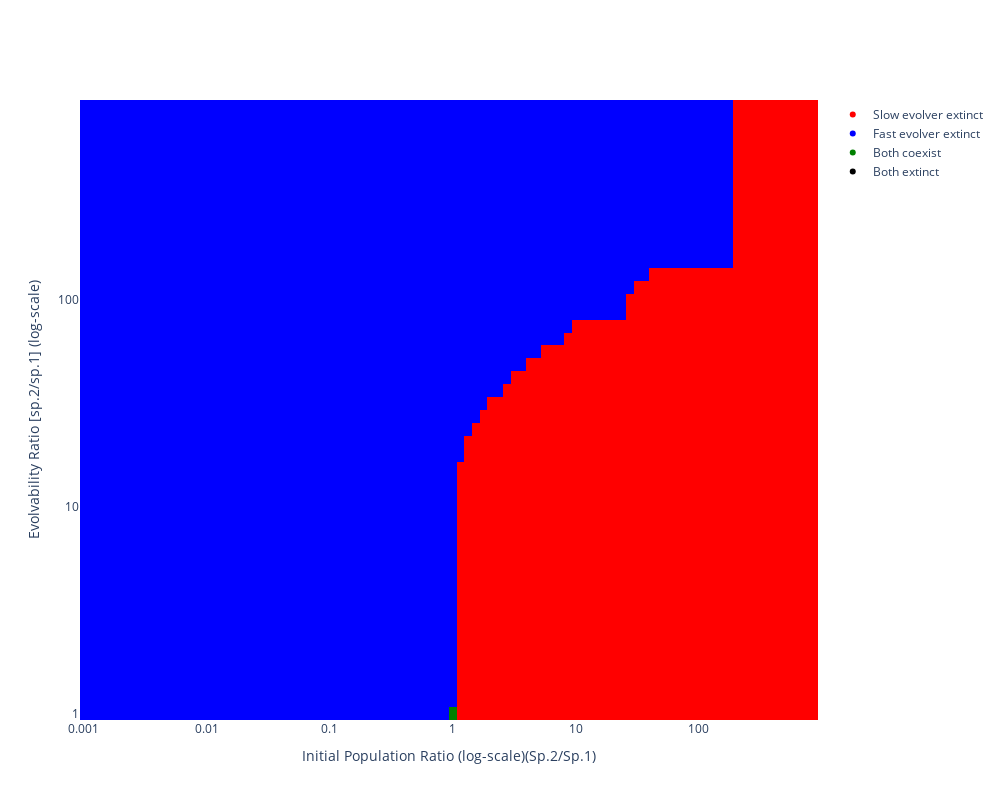

Notebook code for this chart:
### Code cell
def plot_2d_sensitivity_analysis_initial_pop_vs_evolvability(N2_N1_ratios, V_A2_V_A1_ratios, final_outcomes_matrix):
    color_map = {
        "sp 2 (high-genetic-var) wins, sp 1 (low-genetic-var) extinct": 0,
        "sp 1 (low-genetic-var) wins, sp 2 (high-genetic-var) extinct": 1,
        "both extinct": 2,
        "both coexist": 3
    }

    reverse_color_map = {v: k for k, v in color_map.items()}

    # Convert the final outcomes to numerical values
    numerical_matrix = np.vectorize(color_map.get)(final_outcomes_matrix)

    # Create the heatmap
    heatmap = go.Heatmap(
        z=numerical_matrix.T,  # Transpose the matrix to match the correct axis
        x=N2_N1_ratios,
        y=V_A2_V_A1_ratios,
        colorscale=[[0, 'red'], [1/3, 'blue'], [2/3, 'black'], [1, 'green']],
        showscale = False,
        colorbar=dict(
            tickvals=[0, 1, 2, 3],
            ticktext=list(color_map.keys()),
        )
    )

    fig = go.Figure(data=[heatmap])

    legend_labels = [
        ("Slow evolver extinct", 'red'),
        ("Fast evolver extinct", 'blue'),
        ('Both coexist', 'green'),
        ('Both extinct', 'black')
    ]

    for label, color in legend_labels:
        fig.add_trace(go.Scatter(
            x=[None], y=[None], mode='markers',
            marker=dict(color=color),
            showlegend=True,
            name=label
        ))



    fig.update_layout(
        xaxis=dict(
            title='Initial Population Ratio (log-scale)(Sp.2/Sp.1)',
            type='log',
            tickvals=[0.001, 0.01, 0.1, 1, 10, 100, 1000, 10000],
            ticktext=["0.001", "0.01", "0.1", "1", "10", "100", "1000"]
        ),
        yaxis=dict(
            title='Evolvability Ratio [sp.2/sp.1] (log-scale)',
            type='log',
            tickvals=[1, 10, 100, 1000],
            ticktext=['1', '10', '100', '1000']
        ),
        template='plotly',
        width=1000,
        height=800,

 
    )
    

    pio.show(fig)

def generate_parameters_with_varied_parameters(N2_N1_ratios, V_A2_V_A1_ratios):
    parameters_list = []
    for N2_N1 in N2_N1_ratios:
        for V_A2_V_A1 in V_A2_V_A1_ratios:
            parameters_dict = Parameters_for_Analysis(base_parameters=base_parameters, V_A1=0.01, V_A2=0.01).__dict__.copy()
            parameters_dict['initial_population_species_2'] = parameters_dict['initial_population_species_1'] * N2_N1
            parameters_dict['V_A2'] = parameters_dict['V_A1'] * V_A2_V_A1
            parameters = Parameters_for_Analysis(base_parameters=base_parameters, **parameters_dict)
            parameters_list.append(parameters)
    return parameters_list

def run_sensitivity_analysis(parameters_list):
    final_outcomes_list = []
    for parameters in parameters_list:
        final_outcome_instance = run_simulation_and_get_outcome_instance(parameters)
        final_outcomes_list.append(final_outcome_instance.outcome)
    return final_outcomes_list

def main():
    N2_N1_powers = np.arange(-3, 3, 0.0625)
    V_A2_V_A1_powers = np.arange(0, 3, 0.0625)
    
    N2_N1_ratios = np.power(10.0, N2_N1_powers)
    V_A2_V_A1_ratios = np.power(10.0, V_A2_V_A1_powers)
    
    parameters_list = generate_parameters_with_varied_parameters(N2_N1_ratios, V_A2_V_A1_ratios)
    final_outcomes_list = run_sensitivity_analysis(parameters_list)
    
    final_outcomes_matrix = np.array(final_outcomes_list).reshape(len(N2_N1_ratios), len(V_A2_V_A1_ratios))
    
    plot_2d_sensitivity_analysis_initial_pop_vs_evolvability(N2_N1_ratios, V_A2_V_A1_ratios, final_outcomes_matrix)

if __name__ == "__main__":
    main()

### Figure 1 — Plotly figure (JSON) as saved in the notebook; plotly's stock layout.template omitted (floating-point values rounded to 4 significant figures; data arrays with more than 128 entries replaced by an {"elided": "..."} marker saying what was removed)
{"data": [{"colorbar": {"ticktext": ["sp 2 (high-genetic-var) wins, sp 1 (low-genetic-var) extinct", "sp 1 (low-genetic-var) wins, sp 2 (high-genetic-var) extinct", "both extinct", "both coexist"], "tickvals": [0, 1, 2, 3]}, "colorscale": [[0, "red"], [0.3333, "blue"], [0.6667, "black"], [1, "green"]], "showscale": false, "type": "heatmap", "x": [0.001, 0.001155, 0.001334, 0.00154, 0.001778, 0.002054, 0.002371, 0.002738, 0.003162, 0.003652, 0.004217, 0.00487, 0.005623, 0.006494, 0.007499, 0.00866, 0.01, 0.01155, 0.01334, 0.0154, 0.01778, 0.02054, 0.02371, 0.02738, 0.03162, 0.03652, 0.04217, 0.0487, 0.05623, 0.06494, 0.07499, 0.0866, 0.1, 0.1155, 0.1334, 0.154, 0.1778, 0.2054, 0.2371, 0.2738, 0.3162, 0.3652, 0.4217, 0.487, 0.5623, 0.6494, 0.7499, 0.866, 1, 1.155, 1.334, 1.54, 1.778, 2.054, 2.371, 2.738, 3.162, 3.652, 4.217, 4.87, 5.623, 6.494, 7.499, 8.66, 10, 11.55, 13.34, 15.4, 17.78, 20.54, 23.71, 27.38, 31.62, 36.52, 42.17, 48.7, 56.23, 64.94, 74.99, 86.6, 100, 115.5, 133.4, 154.0, 177.8, 205.4, 237.1, 273.8, 316.2, 365.2, 421.7, 487.0, 562.3, 649.4, 749.9, 866.0], "y": [1, 1.155, 1.334, 1.54, 1.778, 2.054, 2.371, 2.738, 3.162, 3.652, 4.217, 4.87, 5.623, 6.494, 7.499, 8.66, 10, 11.55, 13.34, 15.4, 17.78, 20.54, 23.71, 27.38, 31.62, 36.52, 42.17, 48.7, 56.23, 64.94, 74.99, 86.6, 100, 115.5, 133.4, 154.0, 177.8, 205.4, 237.1, 273.8, 316.2, 365.2, 421.7, 487.0, 562.3, 649.4, 749.9, 866.0], "z": {"elided": "48x96 int values"}}, {"marker": {"color": "red"}, "mode": "markers", "name": "Slow evolver extinct", "showlegend": true, "type": "scatter", "x": [null], "y": [null]}, {"marker": {"color": "blue"}, "mode": "markers", "name": "Fast evolver extinct", "showlegend": true, "type": "scatter", "x": [null], "y": [null]}, {"marker": {"color": "green"}, "mode": "markers", "name": "Both coexist", "showlegend": true, "type": "scatter", "x": [null], "y": [null]}, {"marker": {"color": "black"}, "mode": "markers", "name": "Both extinct", "showlegend": true, "type": "scatter", "x": [null], "y": [null]}], "layout": {"height": 800, "width": 1000, "xaxis": {"ticktext": ["0.001", "0.01", "0.1", "1", "10", "100", "1000"], "tickvals": [0.001, 0.01, 0.1, 1, 10, 100, 1000, 10000], "title": {"text": "Initial Population Ratio (log-scale)(Sp.2/Sp.1)"}, "type": "log"}, "yaxis": {"ticktext": ["1", "10", "100", "1000"], "tickvals": [1, 10, 100, 1000], "title": {"text": "Evolvability Ratio [sp.2/sp.1] (log-scale)"}, "type": "log"}}}
